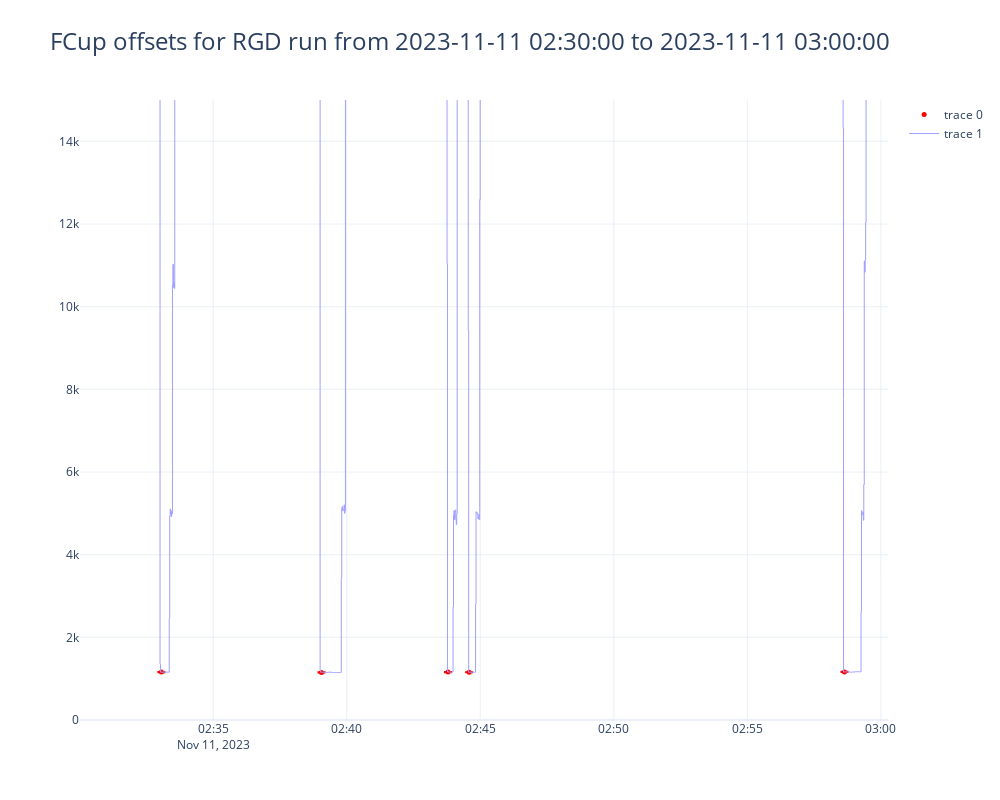

Notebook source saved alongside this figure:
### Code cell
select_scalerS2b = (current_scalerS2b.time>plot_start)&(current_scalerS2b.time<plot_end)
fig = make_subplots()  # (specs=[[{"secondary_y": True}]])
fig.update_layout(width=1000, height=800,
                  title=go.layout.Title(text=f"FCup offsets for RGD run from {plot_start} to {plot_end}", xanchor="left"),
                  titlefont=dict(size=24),)
fig.add_trace(trace=go.Scatter(x=offset_df.time, y=offset_df["mean"], error_y=dict(type="data",array=offset_df["std"]),mode="markers", marker=dict(color="#FF0000",size=5)))
fig.add_trace(trace=go.Scatter(x=current_scalerS2b.loc[select_scalerS2b].time, y=current_scalerS2b.loc[select_scalerS2b].value, line=dict(color="#A0A0FF", shape="hv", width=1)))

fig.update_yaxes(range=[0, 15000])
fig.show()

### Figure 1 — Plotly figure (JSON) as saved in the notebook; plotly's stock layout.template omitted (floating-point values rounded to 4 significant figures; data arrays with more than 128 entries replaced by an {"elided": "..."} marker saying what was removed)
{"data": [{"error_y": {"array": [3.563, 3.634, 3.36, 2.139, 3.881], "type": "data"}, "marker": {"color": "#FF0000", "size": 5}, "mode": "markers", "x": ["2023-11-11T02:33:03.648000", "2023-11-11T02:39:03.284000", "2023-11-11T02:43:47.452000", "2023-11-11T02:44:34.985000", "2023-11-11T02:58:38.241000"], "y": [1159.0, 1152.0, 1159.0, 1156.0, 1163.0], "type": "scatter"}, {"line": {"color": "#A0A0FF", "shape": "hv", "width": 1}, "x": {"elided": "1724 str values"}, "y": {"elided": "1724 float values"}, "type": "scatter"}], "layout": {"xaxis": {"anchor": "y", "domain": [0.0, 1.0]}, "yaxis": {"anchor": "x", "domain": [0.0, 1.0], "range": [0, 15000]}, "title": {"text": "FCup offsets for RGD run from 2023-11-11 02:30:00 to 2023-11-11 03:00:00", "xanchor": "left", "font": {"size": 24}}, "width": 1000, "height": 800}}
